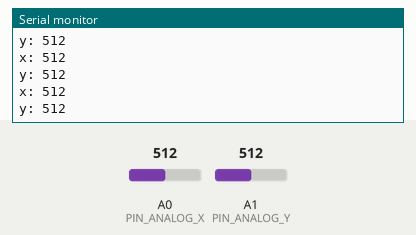
The sketch below on a simulated Arduino Uno, built with avr-gcc and run on an emulated ATmega328P. Parts: the last lines printed to the serial monitor. The inputs (shaded band) are chosen by the test bench; at power-on: A0 (PIN_ANALOG_X) = 512, A1 (PIN_ANALOG_Y) = 512.

Above: at 1.3 s.
1.4 s: A0 (PIN_ANALOG_X) set to 716
At 1.81 s:
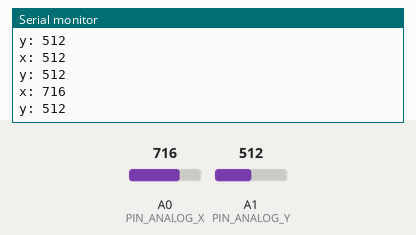
2.9 s: A1 (PIN_ANALOG_Y) set to 716
At 3.31 s:
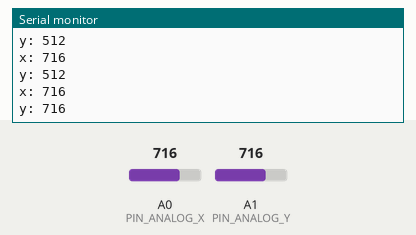
4.4 s: A0 (PIN_ANALOG_X) set to 900
At 4.82 s:
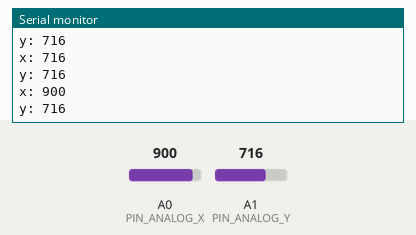
5.9 s: A1 (PIN_ANALOG_Y) set to 900
At 6.32 s:
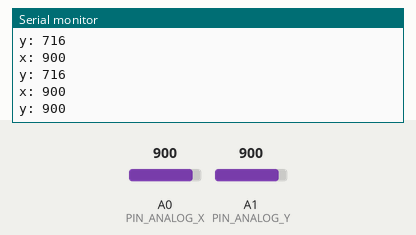
Timing chart, 0 to 8.4 s (numbered marks = the images above; inputs shaded):
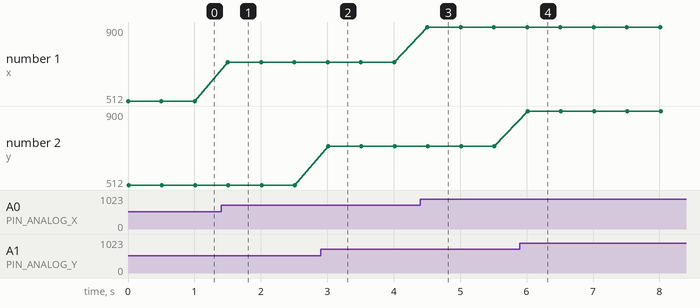

The sketch:

ARD2009.ino
```cpp
// define global variables for analog pins.

// X values will be read from pin 0 and Y from pin 1

#define PIN_ANALOG_X 0

#define PIN_ANALOG_Y 1


void setup() {

 // Start serial because we will observe values at serial monitor

 Serial.begin(9600);

}


void loop() {

 // Print x axis values

 Serial.print("x: ");

 Serial.println(analogRead(PIN_ANALOG_X));

 // Print y axis values

 Serial.print("y: ");

 Serial.println(analogRead(PIN_ANALOG_Y));


 // Some delay to clearly observe your values on serial monitor.

 delay(500);

}
```

Measured:
- after the input at 1.4 s, the serial monitor: prints a new line after 0.10 s (image 1)
- after the input at 2.9 s, the serial monitor: prints a new line after 0.11 s (image 2)
- after the input at 4.4 s, the serial monitor: prints a new line after 0.11 s (image 3)
- after the input at 5.9 s, the serial monitor: prints a new line after 0.12 s (image 4)
- plotted number 1: 512 → 716 after the input at 1.4 s, 716 → 900 after the input at 4.4 s
